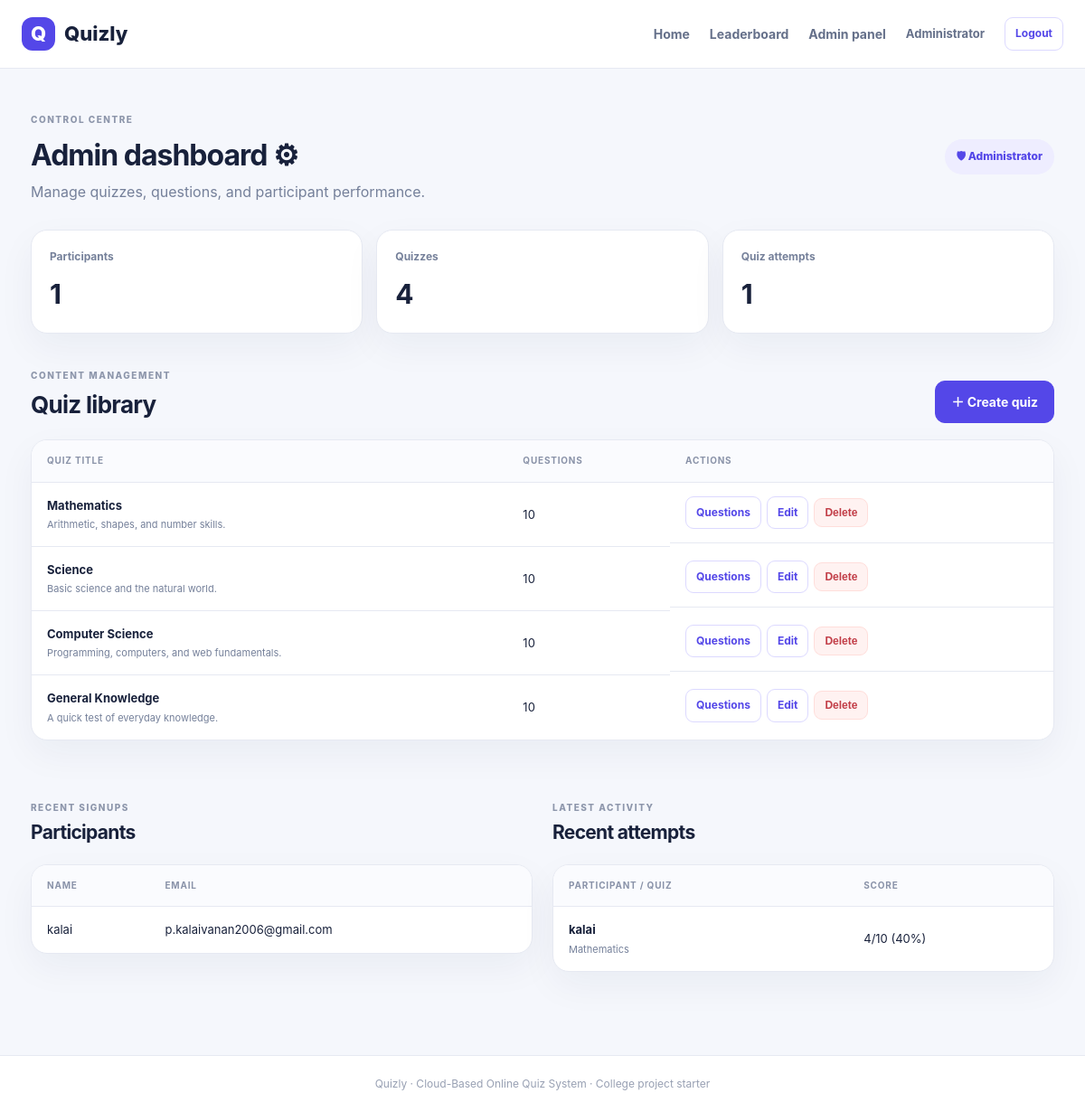
The page /admin (signed in) on the database its author committed.
### tables this page shows
CREATE TABLE quizzes (
      id INTEGER PRIMARY KEY AUTOINCREMENT,
      title TEXT NOT NULL, description TEXT DEFAULT '',
      created_at TEXT NOT NULL
    );

CREATE TABLE users (
      id INTEGER PRIMARY KEY AUTOINCREMENT,
      name TEXT NOT NULL, email TEXT UNIQUE NOT NULL,
      password_hash TEXT NOT NULL, role TEXT NOT NULL CHECK(role IN ('admin','participant')),
      created_at TEXT NOT NULL
    );

CREATE TABLE attempts (
      id INTEGER PRIMARY KEY AUTOINCREMENT,
      user_id INTEGER NOT NULL REFERENCES users(id),
      quiz_id INTEGER NOT NULL REFERENCES quizzes(id),
      score INTEGER NOT NULL, total INTEGER NOT NULL, percent INTEGER NOT NULL,
      submitted_at TEXT NOT NULL
    );

### app.py (the view)
@app.route("/admin")
@login_required("admin")
def admin_dashboard():
    con = db()
    stats = {
        "users": con.execute("SELECT COUNT(*) n FROM users WHERE role='participant'").fetchone()["n"],
        "quizzes": con.execute("SELECT COUNT(*) n FROM quizzes").fetchone()["n"],
        "attempts": con.execute("SELECT COUNT(*) n FROM attempts").fetchone()["n"],
    }
    quizzes = con.execute("""SELECT q.*, COUNT(questions.id) question_count FROM quizzes q
      LEFT JOIN questions ON questions.quiz_id=q.id GROUP BY q.id ORDER BY q.id DESC""").fetchall()
    participants = con.execute("SELECT id,name,email,created_at FROM users WHERE role='participant' ORDER BY id DESC LIMIT 10").fetchall()
    attempts = con.execute("""SELECT users.name, quizzes.title, attempts.score, attempts.total, attempts.percent, attempts.submitted_at
      FROM attempts JOIN users ON users.id=attempts.user_id JOIN quizzes ON quizzes.id=attempts.quiz_id
      ORDER BY attempts.submitted_at DESC LIMIT 10""").fetchall()
    con.close()
    return render_template("admin.html", stats=stats, quizzes=quizzes, participants=participants, attempts=attempts)

### app.py (called while the page is built)
def db():
    con = sqlite3.connect(DB_PATH)
    con.row_factory = sqlite3.Row
    con.execute("PRAGMA foreign_keys = ON")
    return con

def login_required(role=None):
    def decorator(fn):
        @wraps(fn)
        def wrapped(*args, **kwargs):
            if not session.get("user_id"):
                flash("Please log in first.", "warning")
                return redirect(url_for("login"))
            if role and session.get("role") != role:
                abort(403)
            return fn(*args, **kwargs)
        return wrapped
    return decorator

@app.context_processor
def common_context():
    return {"current_user": session.get("name"), "current_role": session.get("role")}

### templates/admin.html
{% extends "base.html" %}{% block title %}Admin dashboard{% endblock %}{% block content %}<div class="dashboard-head"><div><span class="eyebrow">CONTROL CENTRE</span><h1>Admin dashboard ⚙</h1><p class="muted">Manage quizzes, questions, and participant performance.</p></div><span class="role-tag">🛡 Administrator</span></div><div class="stats"><div class="stat"><span>Participants</span><b>{{ stats.users }}</b></div><div class="stat"><span>Quizzes</span><b>{{ stats.quizzes }}</b></div><div class="stat"><span>Quiz attempts</span><b>{{ stats.attempts }}</b></div></div><div class="section-title"><div><span class="eyebrow">CONTENT MANAGEMENT</span><h2>Quiz library</h2></div><a class="btn" href="{{ url_for('create_quiz') }}">＋ Create quiz</a></div><div class="table-wrap"><table><thead><tr><th>Quiz title</th><th>Questions</th><th>Actions</th></tr></thead><tbody>{% for q in quizzes %}<tr><td><b>{{ q.title }}</b><div class="muted small">{{ q.description }}</div></td><td>{{ q.question_count }}</td><td class="actions"><a class="btn btn-small btn-outline" href="{{ url_for('manage_questions', quiz_id=q.id) }}">Questions</a><a class="btn btn-small btn-outline" href="{{ url_for('edit_quiz', quiz_id=q.id) }}">Edit</a><form method="post" action="{{ url_for('delete_quiz', quiz_id=q.id) }}" onsubmit="return confirm('Delete this quiz and its results?')"><button class="btn btn-small btn-danger" type="submit">Delete</button></form></td></tr>{% else %}<tr><td colspan="3">No quizzes yet.</td></tr>{% endfor %}</tbody></table></div><div class="two-col"><section><div class="section-title"><div><span class="eyebrow">RECENT SIGNUPS</span><h2>Participants</h2></div></div><div class="table-wrap"><table><thead><tr><th>Name</th><th>Email</th></tr></thead><tbody>{% for p in participants %}<tr><td>{{ p.name }}</td><td>{{ p.email }}</td></tr>{% else %}<tr><td colspan="2">No participants registered yet.</td></tr>{% endfor %}</tbody></table></div></section><section><div class="section-title"><div><span class="eyebrow">LATEST ACTIVITY</span><h2>Recent attempts</h2></div></div><div class="table-wrap"><table><thead><tr><th>Participant / Quiz</th><th>Score</th></tr></thead><tbody>{% for a in attempts %}<tr><td><b>{{ a.name }}</b><div class="muted small">{{ a.title }}</div></td><td>{{ a.score }}/{{ a.total }} ({{ a.percent }}%)</td></tr>{% else %}<tr><td colspan="2">No attempts yet.</td></tr>{% endfor %}</tbody></table></div></section></div>{% endblock %}

### templates/base.html
<!doctype html><html lang="en"><head><meta charset="utf-8"><meta name="viewport" content="width=device-width, initial-scale=1"><title>{% block title %}Quizly{% endblock %} · Online Quiz System</title><link rel="stylesheet" href="{{ url_for('static', filename='style.css') }}"></head><body><nav class="topnav"><a class="brand" href="{{ url_for('home') }}"><span class="brand-mark">Q</span> Quizly</a><div class="navlinks"><a href="{{ url_for('home') }}">Home</a><a href="{{ url_for('leaderboard') }}">Leaderboard</a>{% if session.get('role') == 'admin' %}<a href="{{ url_for('admin_dashboard') }}">Admin panel</a>{% elif session.get('role') == 'participant' %}<a href="{{ url_for('participant_dashboard') }}">My dashboard</a>{% endif %}{% if session.get('user_id') %}<span class="user-chip">{{ current_user }}</span><a class="btn btn-small btn-outline" href="{{ url_for('logout') }}">Logout</a>{% else %}<a href="{{ url_for('login') }}">Login</a><a class="btn btn-small" href="{{ url_for('register') }}">Join free</a>{% endif %}</div></nav><main class="container">{% with messages = get_flashed_messages(with_categories=true) %}{% if messages %}<div class="flashes">{% for category, message in messages %}<div class="flash {{ category }}">{{ message }}</div>{% endfor %}</div>{% endif %}{% endwith %}{% block content %}{% endblock %}</main><footer>Quizly · Cloud-Based Online Quiz System · College project starter</footer></body></html>

### static/style.css (style rules this page uses)
:root { --bg:#f5f7fc;--card:#fff;--ink:#18213b;--muted:#75809a;--primary:#5447e8;--primary2:#766cf5;--line:#e6e9f2;--soft:#f0efff;--green:#15966a;--shadow:0 15px 40px #1b28500d }
* { box-sizing:border-box }
body { margin:0;background:var(--bg);font-family:Inter,Segoe UI,Arial,sans-serif;color:var(--ink);line-height:1.55 }
a { color:var(--primary);text-decoration:none }
.topnav { height:76px;background:#fff;border-bottom:1px solid var(--line);display:flex;align-items:center;justify-content:space-between;padding:0 max(calc((100vw - 1180px)/2),24px);gap:20px }
.brand { font-size:22px;font-weight:850;color:var(--ink);display:flex;align-items:center;gap:10px }
.brand-mark { display:grid;place-items:center;width:37px;height:37px;background:var(--primary);color:#fff;border-radius:12px }
.navlinks { display:flex;align-items:center;gap:22px;font-size:14px;font-weight:650 }
.navlinks>a:not(.btn) { color:#65708a }
.user-chip { color:#65708a;font-size:13px }
.container { max-width:1180px;padding:32px 24px 70px;margin:auto;min-height:calc(100vh - 140px) }
footer { text-align:center;color:#98a0b3;font-size:12px;padding:22px;border-top:1px solid var(--line);background:#fff }
.btn { display:inline-flex;align-items:center;justify-content:center;gap:8px;border:1px solid var(--primary);background:var(--primary);color:#fff;padding:12px 17px;border-radius:11px;font-weight:750;font-size:14px;cursor:pointer;transition:.18s }
.btn-outline { background:#fff;color:var(--primary);border-color:#dcd9ff }
.btn-small { padding:8px 11px;font-size:12px;border-radius:9px }
.btn-danger { background:#fff2f1;color:#c23e48;border-color:#ffdedb }
.section-title { display:flex;align-items:end;justify-content:space-between;gap:18px;margin:25px 0 18px }
.section-title h2 { font-size:26px;margin:2px 0 0;letter-spacing:-.7px }
.eyebrow { color:#8d96ab;font-size:10px;font-weight:850;letter-spacing:1.5px }
.muted { color:var(--muted) }
.card,.stat,.form-card,.table-wrap { background:var(--card);border:1px solid var(--line);border-radius:18px;box-shadow:var(--shadow) }
.dashboard-head { display:flex;justify-content:space-between;align-items:center;gap:18px;margin:10px 0 25px }
.dashboard-head h1 { font-size:32px;letter-spacing:-1px;margin:4px 0 }
.dashboard-head p { margin:4px 0 }
.role-tag { background:#eeedff;color:var(--primary);border-radius:99px;padding:10px 13px;font-size:12px;font-weight:800;white-space:nowrap }
.stats { display:grid;grid-template-columns:repeat(3,minmax(0,1fr));gap:15px;margin:20px 0 32px }
.stat { padding:20px }
.stat span { display:block;color:var(--muted);font-size:12px;font-weight:650 }
.stat b { display:block;font-size:30px;margin-top:8px }
.table-wrap { overflow-x:auto;margin-bottom:22px }
table { border-collapse:collapse;width:100%;min-width:550px }
th,td { text-align:left;padding:15px 17px;border-bottom:1px solid var(--line);font-size:13px }
th { font-size:10px;letter-spacing:.8px;text-transform:uppercase;color:#8992a8;background:#fafbfe }
tr:last-child td { border-bottom:0 }
td .small { font-size:11px;margin-top:3px }
.actions { display:flex;gap:6px;align-items:center }
.actions form { margin:0 }
.two-col { display:grid;grid-template-columns:1fr 1fr;gap:22px;margin-top:35px }
.two-col h2 { font-size:21px }

### rows shown on the page
quizzes: title "Mathematics", description "Arithmetic, shapes, and number skills.", question_count "10"
quizzes: title "Science", description "Basic science and the natural world.", question_count "10"
quizzes: title "Computer Science", description "Programming, computers, and web fundamentals.", question_count "10"
quizzes: title "General Knowledge", description "A quick test of everyday knowledge.", question_count "10"
users: name "kalai", email "p.kalaivanan2006@gmail.com"
attempts: name "kalai", title "Mathematics", score "4", total "10", percent "40"

### other values the page prints
{{ current_user }} "Administrator"
{{ stats.users }} "1"
{{ stats.quizzes }} "4"
{{ stats.attempts }} "1"
